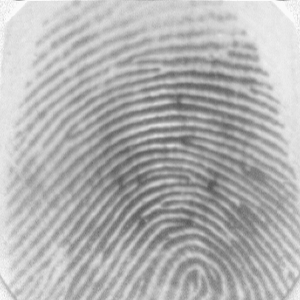
#> input picture sample/Alice_1.png, 300 x 300 px
$ python -i Extractor.py   (imports and definitions only)
#> lines starting #> are read from the running program, lines starting #| are printed output that depends on the picture; after the words box and inside, x2 and y2 are one past the last pixel; in counts of white or black regions, pixels touching at a corner belong together
### utils.py
import math
import numpy as np
import cv2 as cv
import urllib.request
import IPython
import base64
import html

# Utility function to show an image
# [92 lines left out: functions show, load_from_url, draw_orientations, draw_minutiae, not called in this run]

# Utility function to generate gabor filter kernels

_sigma_conv = (3.0/2.0)/((6*math.log(10))**0.5)
# sigma is adjusted according to the ridge period, so that the filter does not contain more than three effective peaks
def _gabor_sigma(ridge_period):
    return _sigma_conv * ridge_period

def _gabor_size(ridge_period):
    p = int(round(ridge_period * 2 + 1))
    if p % 2 == 0:
        p += 1
    return (p, p)

def gabor_kernel(period, orientation):
    f = cv.getGaborKernel(_gabor_size(period), _gabor_sigma(period), np.pi/2 - orientation, period, gamma = 1, psi = 0)
    f /= f.sum()
    f -= f.mean()
    return f


# Utility functions for minutiae
def angle_abs_difference(a, b):
    return math.pi - abs(abs(a - b) - math.pi)

def angle_mean(a, b):
    return math.atan2((math.sin(a)+math.sin(b))/2, ((math.cos(a)+math.cos(b))/2))

# Utility functions for MCC
# [25 lines left out: functions draw_minutiae_and_cylinder, draw_match_pairs, not called in this run]

def compute_crossing_number(values):
    return np.count_nonzero(values < np.roll(values, -1))

# [26 lines left out: functions compute_next_ridge_following_directions, follow_ridge_and_compute_angle, not called in this run]

### Extractor.py
import math
import numpy as np
import cv2 as cv
import urllib.request
import IPython
import base64
import html
import utils
from utils import *

class Fingerprint:

    def __init__(self, enrolfile):
#> called with enrolfile = 'sample/Alice_1.png'
        self.mask = None
        self.enhanced = None  # Start from fingerprint_process()
        self.cn = None  # Start from detect_minutiae_pos_and_dir()
        self.valid_minutiae = None  # Start from detect_minutiae_pos_and_dir()
        self.local_structures = None  # Start from create_local_structures()
        self.fingerprint = cv.imread(enrolfile, cv.IMREAD_GRAYSCALE)
#> self.fingerprint is the input picture: shape (300, 300); min 86, max 250, mean 178.1

    def fingerprint_process(self):
        # *** fingerprint segmentation ***
        # Calculate the local gradient (using Sobel filters)
        gx, gy = cv.Sobel(self.fingerprint, cv.CV_32F, 1, 0), cv.Sobel(self.fingerprint, cv.CV_32F, 0, 1)

        # Calculate the magnitude of the gradient for each pixel
        gx2, gy2 = gx**2, gy**2
        gm = np.sqrt(gx2 + gy2)

        # Integral over a square window
        sum_gm = cv.boxFilter(gm, -1, (25, 25), normalize = False)
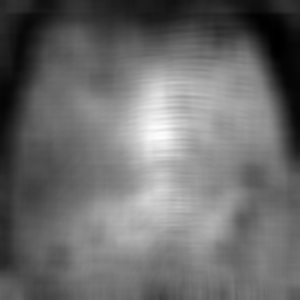
#> sum_gm: shape (300, 300) float32; min 5816.5, max 88375.7, mean 40747.3; drawn with min black and max white

        # Use a simple threshold for segmenting the fingerprint pattern ***
        thr = sum_gm.max() * 0.2
#> thr = 17675.1
        self.mask = cv.threshold(sum_gm, thr, 255, cv.THRESH_BINARY)[1].astype(np.uint8)
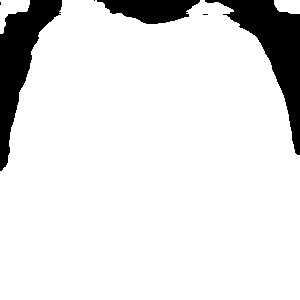
#> self.mask: shape (300, 300); 88.8% white; 6 black regions (3 under 20 px), largest, box (x1, y1, x2, y2) and area: (205, 0, 300, 155) 4405, (0, 0, 62, 171) 4025, (97, 0, 200, 24) 1643

        # *** Estimate local ridge orientation ***
        W = (23, 23)
        gxx = cv.boxFilter(gx2, -1, W, normalize = False)
        gyy = cv.boxFilter(gy2, -1, W, normalize = False)
        gxy = cv.boxFilter(gx * gy, -1, W, normalize = False)
        gxx_gyy = gxx - gyy
        gxy2 = 2 * gxy

        orientations = (cv.phase(gxx_gyy, -gxy2) + np.pi) / 2 # '-' to adjust for y axis direction

        # *** Estimate local ridge frequency ***
        region = self.fingerprint[10:90,80:130]

        # before computing the x-signature, the region is smoothed to reduce noise
        smoothed = cv.blur(region, (5,5), -1)
        xs = np.sum(smoothed, 1) # the x-signature of the region
#> xs = 80 values, max 10155 at index 3, min 8556 at index 79, mean 9351.9

        # Find the indices of the x-signature local maxima
        local_maxima = np.nonzero(np.r_[False, xs[1:] > xs[:-1]] & np.r_[xs[:-1] >= xs[1:], False])[0]
#> local_maxima = [3, 21, 35, 48, 59, 70]

        # Calculate all the distances between consecutive peaks
        distances = local_maxima[1:] - local_maxima[:-1]
#> distances = [18, 14, 13, 11, 11]

        # Estimate the ridge line period as the average of the above distances
        ridge_period = np.average(distances)
#> ridge_period = 13.4

        # *** Enhance fingerprint ***
        # Create the filter bank
        or_count = 8
        gabor_bank = [gabor_kernel(ridge_period, o) for o in np.arange(0, np.pi, np.pi/or_count)]
#> in _gabor_size, `p = int(round(ridge_period * 2 + 1))`: p = 28
#> in _gabor_size, `p += 1`: p = 29
#> in gabor_kernel (call 8), `f = cv.getGaborKernel(_gabor_size(period), _gabor_sigma(period), np.pi..`:
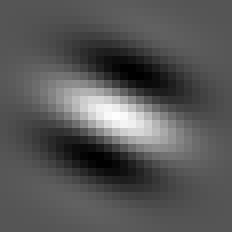
#> f: shape (29, 29) float64 (shown 8 times larger); min -0.507, max 1, mean 0.00822; drawn with min black and max white
#> gabor_bank = 8 items

        # Filter the whole image with each filter
        # Note that the negative image is actually used, to have white ridges on a black background as a result
        nf = 255-self.fingerprint
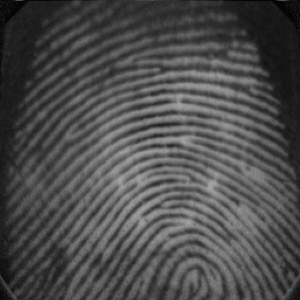
#> nf: shape (300, 300); min 5, max 169, mean 76.9
        all_filtered = np.array([cv.filter2D(nf, cv.CV_32F, f) for f in gabor_bank])
        y_coords, x_coords = np.indices(self.fingerprint.shape)
        # For each pixel, find the index of the closest orientation in the gabor bank
        orientation_idx = np.round(((orientations % np.pi) / np.pi) * or_count).astype(np.int32) % or_count
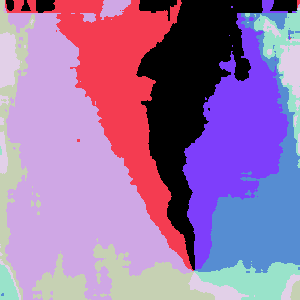
#> orientation_idx: shape (300, 300) int32; 8 distinct labels, from 0 to 7; one colour per label, 0 black
        # Take the corresponding convolution result for each pixel, to assemble the final result
        filtered = all_filtered[orientation_idx, y_coords, x_coords]
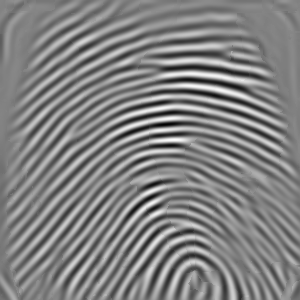
#> filtered: shape (300, 300) float32; min -531.5, max 506.8, mean -0.6; drawn with min black and max white
        # Convert to gray scale and apply the mask
        self.enhanced = self.mask & np.clip(filtered, 0, 255).astype(np.uint8)
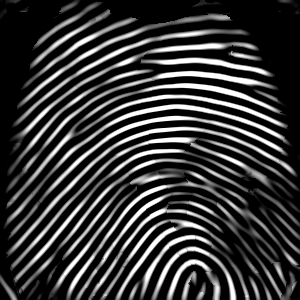
#> self.enhanced: shape (300, 300); min 0, max 255, mean 56.3

    # [107 lines left out: functions detect_minutiae_pos_and_dir, create_local_structures, not called in this run]
        # print(self.local_structures)

>>> result = Fingerprint('sample/Alice_1.png').fingerprint_process()

$ run again, on sample/Alice_2.png
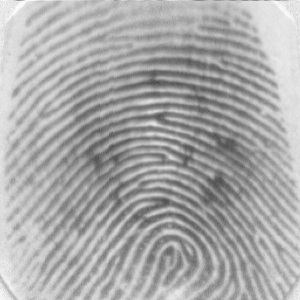
#> input picture sample/Alice_2.png, 300 x 300 px
#> in __init__, self.fingerprint is the input picture: shape (300, 300); min 71, max 250, mean 169.5
#> thr = 18396.9
#> in fingerprint_process, `self.mask = cv.threshold(sum_gm, thr, 255, cv.THRESH_BINARY)[1].astype..`:
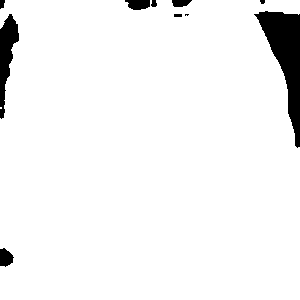
#> self.mask: shape (300, 300); 95.3% white; 10 black regions (2 under 20 px), largest, box (x1, y1, x2, y2) and area: (254, 11, 300, 148) 2626, (0, 14, 19, 119) 996, (125, 0, 150, 10) 201
#> xs = 80 values, max 9276 at index 0, min 7377 at index 79, mean 8575.4
#> local_maxima = [11, 23, 34, 49, 61, 73]
#> distances = [12, 11, 15, 12, 12]
#> ridge_period = 12.4
#> in _gabor_size, `p = int(round(ridge_period * 2 + 1))`: p = 26
#> in _gabor_size, `p += 1`: p = 27
#> gabor_bank = 8 items
#> orientation_idx: shape (300, 300) int32; 8 distinct labels, from 0 to 7
#> in fingerprint_process, `self.enhanced = self.mask & np.clip(filtered, 0, 255).astype(np.uint8)`:
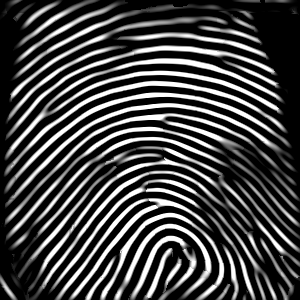
#> self.enhanced: shape (300, 300); min 0, max 255, mean 68.9

$ run again, on sample/Alice_3.png
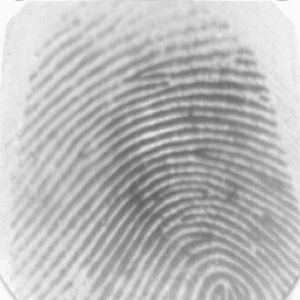
#> input picture sample/Alice_3.png, 300 x 300 px
#> in __init__, self.fingerprint is the input picture: shape (300, 300); min 94, max 250, mean 186.8
#> thr = 17230
#> in fingerprint_process, `self.mask = cv.threshold(sum_gm, thr, 255, cv.THRESH_BINARY)[1].astype..`:
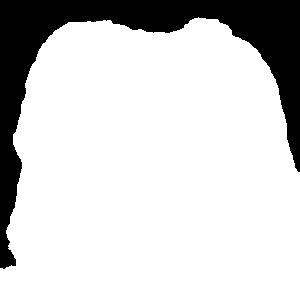
#> self.mask: shape (300, 300); 81.7% white; 1 black region, box (x1, y1, x2, y2) and area: (0, 0, 300, 269) 16486
#> xs = 80 values, max 10910 at index 0, min 9096 at index 61, mean 9798.2
#> local_maxima = [51, 66, 76]
#> distances = [15, 10]
#> ridge_period = 12.5
#> in _gabor_size, `p = int(round(ridge_period * 2 + 1))`: p = 26
#> in _gabor_size, `p += 1`: p = 27
#> gabor_bank = 8 items
#> orientation_idx: shape (300, 300) int32; 8 distinct labels, from 0 to 7
#> in fingerprint_process, `self.enhanced = self.mask & np.clip(filtered, 0, 255).astype(np.uint8)`:
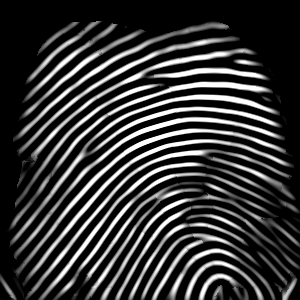
#> self.enhanced: shape (300, 300); min 0, max 255, mean 55.2

$ run again, on sample/Alice_4.png
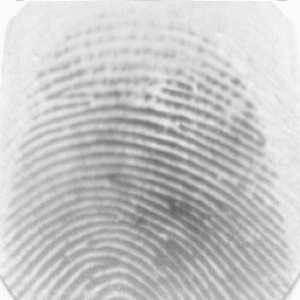
#> input picture sample/Alice_4.png, 300 x 300 px
#> in __init__, self.fingerprint is the input picture: shape (300, 300); min 100, max 250, mean 198.3
#> thr = 15111.7
#> self.mask: shape (300, 300); 75.5% white; 2 black regions (1 under 20 px), largest, box (x1, y1, x2, y2) and area: (0, 0, 300, 248) 22024
#> xs = 80 values, max 11394 at index 0, min 9270 at index 72, mean 10673.2
#> local_maxima = [9, 24, 35, 49, 65]
#> distances = [15, 11, 14, 16]
#> ridge_period = 14
#> p = 29
#> gabor_bank = 8 items
#> orientation_idx: shape (300, 300) int32; 8 distinct labels, from 0 to 7
#> in fingerprint_process, `self.enhanced = self.mask & np.clip(filtered, 0, 255).astype(np.uint8)`:
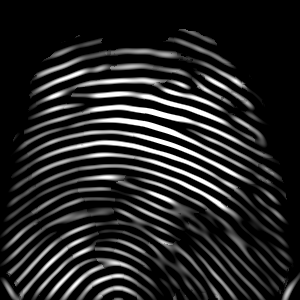
#> self.enhanced: shape (300, 300); min 0, max 255, mean 37.2
